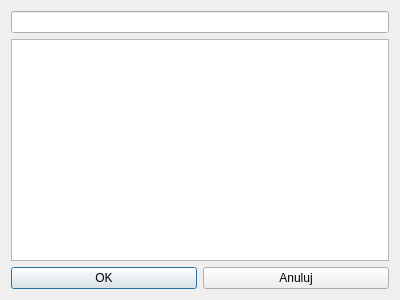
<?xml version="1.0" encoding="UTF-8"?>
<ui version="4.0">
 <class>dodaj</class>
 <widget class="QDialog" name="dodaj">
  <property name="geometry">
   <rect>
    <x>0</x>
    <y>0</y>
    <width>400</width>
    <height>300</height>
   </rect>
  </property>
  <property name="windowTitle">
   <string>Dialog</string>
  </property>
  <layout class="QVBoxLayout" name="verticalLayout">
   <item>
    <widget class="QLineEdit" name="znajdzLineEdit"/>
   </item>
   <item>
    <widget class="QListWidget" name="pojeciaListWidget"/>
   </item>
   <item>
    <layout class="QHBoxLayout" name="horizontalLayout">
     <item>
      <widget class="QPushButton" name="okButton">
       <property name="text">
        <string>OK</string>
       </property>
      </widget>
     </item>
     <item>
      <widget class="QPushButton" name="anulujButton_2">
       <property name="text">
        <string>Anuluj</string>
       </property>
      </widget>
     </item>
    </layout>
   </item>
  </layout>
 </widget>
 <resources/>
 <connections>
  <connection>
   <sender>anulujButton_2</sender>
   <signal>clicked()</signal>
   <receiver>dodaj</receiver>
   <slot>reject()</slot>
   <hints>
    <hint type="sourcelabel">
     <x>296</x>
     <y>276</y>
    </hint>
    <hint type="destinationlabel">
     <x>199</x>
     <y>149</y>
    </hint>
   </hints>
  </connection>
 </connections>
</ui>
